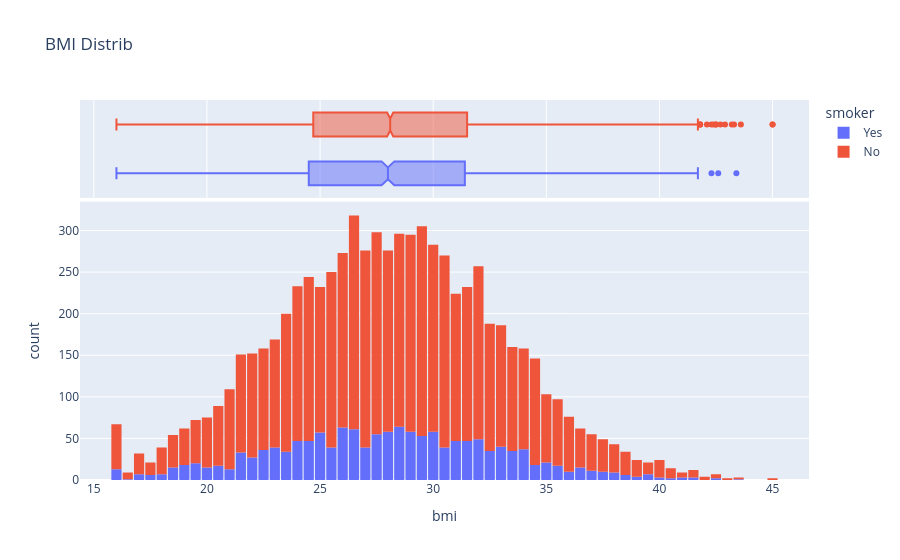

Here is the notebook cell this chart was saved with:
### Markdown cell above
## For the factor of bmi

### Code cell
fig = px.histogram(medical_2, x='bmi', marginal ='box',color ='smoker',title='BMI Distrib')
fig.update_layout(bargap=0.1)
fig.show()

### Figure 1 — Plotly figure (JSON) as saved in the notebook; plotly's stock layout.template omitted (floating-point values rounded to 4 significant figures; data arrays with more than 128 entries replaced by an {"elided": "..."} marker saying what was removed)
{"data": [{"bingroup": "x", "hovertemplate": "smoker=Yes<br>bmi=%{x}<br>count=%{y}<extra></extra>", "legendgroup": "Yes", "marker": {"color": "#636efa", "pattern": {"shape": ""}}, "name": "Yes", "orientation": "v", "showlegend": true, "type": "histogram", "x": {"elided": "1471 float values"}, "xaxis": "x", "yaxis": "y"}, {"hovertemplate": "smoker=Yes<br>bmi=%{x}<extra></extra>", "legendgroup": "Yes", "marker": {"color": "#636efa"}, "name": "Yes", "notched": true, "showlegend": false, "type": "box", "x": {"elided": "1471 float values"}, "xaxis": "x2", "yaxis": "y2"}, {"bingroup": "x", "hovertemplate": "smoker=No<br>bmi=%{x}<br>count=%{y}<extra></extra>", "legendgroup": "No", "marker": {"color": "#EF553B", "pattern": {"shape": ""}}, "name": "No", "orientation": "v", "showlegend": true, "type": "histogram", "x": {"elided": "6029 float values"}, "xaxis": "x", "yaxis": "y"}, {"hovertemplate": "smoker=No<br>bmi=%{x}<extra></extra>", "legendgroup": "No", "marker": {"color": "#EF553B"}, "name": "No", "notched": true, "showlegend": false, "type": "box", "x": {"elided": "6029 float values"}, "xaxis": "x2", "yaxis": "y2"}], "layout": {"bargap": 0.1, "barmode": "relative", "legend": {"title": {"text": "smoker"}, "tracegroupgap": 0}, "title": {"text": "BMI Distrib"}, "xaxis": {"anchor": "y", "domain": [0, 1], "title": {"text": "bmi"}}, "xaxis2": {"anchor": "y2", "domain": [0, 1], "matches": "x", "showgrid": true, "showticklabels": false}, "yaxis": {"anchor": "x", "domain": [0, 0.7326], "title": {"text": "count"}}, "yaxis2": {"anchor": "x2", "domain": [0.7426, 1], "matches": "y2", "showgrid": false, "showline": false, "showticklabels": false, "ticks": ""}}}
